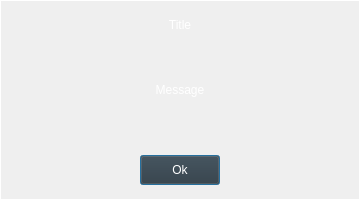
<?xml version="1.0" encoding="UTF-8"?>
<ui version="4.0">
 <class>Dialog</class>
 <widget class="QDialog" name="Dialog">
  <property name="geometry">
   <rect>
    <x>0</x>
    <y>0</y>
    <width>360</width>
    <height>200</height>
   </rect>
  </property>
  <property name="minimumSize">
   <size>
    <width>360</width>
    <height>200</height>
   </size>
  </property>
  <property name="maximumSize">
   <size>
    <width>360</width>
    <height>200</height>
   </size>
  </property>
  <property name="windowTitle">
   <string>Dialog</string>
  </property>
  <property name="styleSheet">
   <string notr="true">QLabel#bg {
	border: 1px solid white;
}

QLabel#wait_lbl{
	color: white;
	font: 14pt &quot;Sylfaen&quot;;
}
QLabel {
	color: white;
	font: 12pt &quot;Sylfaen&quot;;
}

QProgressBar{
border: solid black;
border-radius: 2px;
color: black;
background-color: #404040;
}
QProgressBar::chunk {
background-color: white;
}  

QPushButton {
	color: white;
	font: 12pt &quot;Sylfaen&quot;;
	background-color:#2F3538;
}

QPushButton:hover {
	background-color:#404040;
}

QPushButton:disabled {
	color: black;
	background-color:#141718;
}
</string>
  </property>
  <widget class="QLabel" name="bg">
   <property name="geometry">
    <rect>
     <x>0</x>
     <y>0</y>
     <width>360</width>
     <height>200</height>
    </rect>
   </property>
   <property name="styleSheet">
    <string notr="true"/>
   </property>
   <property name="text">
    <string/>
   </property>
  </widget>
  <widget class="QLabel" name="title_lbl">
   <property name="geometry">
    <rect>
     <x>0</x>
     <y>10</y>
     <width>360</width>
     <height>30</height>
    </rect>
   </property>
   <property name="styleSheet">
    <string notr="true"/>
   </property>
   <property name="text">
    <string>Title</string>
   </property>
   <property name="alignment">
    <set>Qt::AlignCenter</set>
   </property>
  </widget>
  <widget class="QLabel" name="msg_lbl">
   <property name="geometry">
    <rect>
     <x>20</x>
     <y>30</y>
     <width>320</width>
     <height>120</height>
    </rect>
   </property>
   <property name="text">
    <string>Message</string>
   </property>
   <property name="alignment">
    <set>Qt::AlignCenter</set>
   </property>
   <property name="wordWrap">
    <bool>true</bool>
   </property>
  </widget>
  <widget class="QPushButton" name="close_btn">
   <property name="geometry">
    <rect>
     <x>140</x>
     <y>155</y>
     <width>80</width>
     <height>30</height>
    </rect>
   </property>
   <property name="styleSheet">
    <string notr="true"/>
   </property>
   <property name="text">
    <string>Ok</string>
   </property>
  </widget>
 </widget>
 <resources/>
 <connections/>
</ui>
